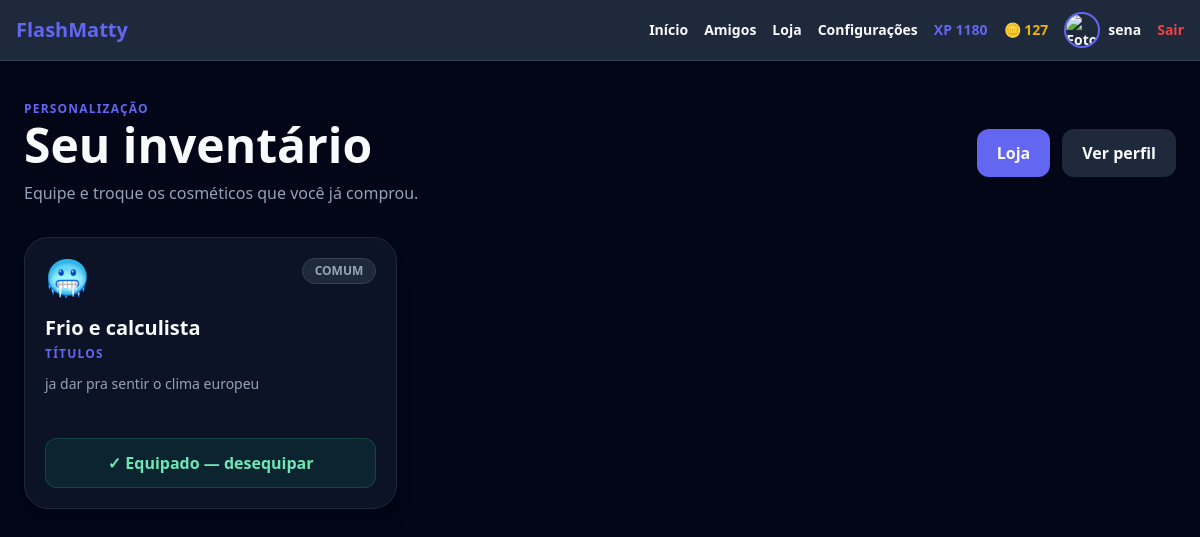
Screenshot of /loja/inventario (signed in) with the database file from the repository.
### models.py (models this page shows, shortened)
class Usuario(UserMixin, db.Model):
    __tablename__ = "usuario"
    id = db.Column(
        db.Integer,
        primary_key=True
    )
    nome = db.Column(
        db.String(80),
        nullable=False
    )
    username = db.Column(
        db.String(40),
        unique=True,
        nullable=False
    )
    senha = db.Column(
        db.String(255),
        nullable=False
    )
    xp = db.Column(
        db.Integer,
        nullable=False,
        default=0
    )
    moedas = db.Column(
        db.Integer,
        nullable=False,
        default=0
    )
    acertos = db.Column(
        db.Integer,
        nullable=False,
        default=0
    )
    erros = db.Column(
        db.Integer,
        nullable=False,
        default=0
    )
    criado_em = db.Column(
        db.DateTime,
        nullable=False,
        default=datetime.utcnow
    )

### loja/routes.py (the view)
@loja_bp.route(
    "/inventario"
)
@login_required
def inventario():
    comprados = (
        ids_comprados(
            current_user.id
        )
    )
    itens = [
        item
        for item in ITENS
        if item["id"]
        in comprados
    ]
    equipados = (
        equipado_por_tipo(
            current_user.id
        )
    )
    return render_template(
        "loja/inventario.html",
        itens=
            itens,
        tipos_label=
            TIPOS_LABEL,
        equipados=
            equipados
    )

### app.py (called while the page is built)
@login_manager.user_loader
def carregar_usuario(user_id):
    try:
        return db.session.get(
            Usuario,
            int(user_id)
        )
    except (
        ValueError,
        TypeError
    ):
        return None

### conquistas/routes.py (called while the page is built)
@conquistas_bp.app_context_processor
def contexto_conquistas():
    return {
        "conquistas_perfil":
            conquistas_perfil,
    }

### loja/catalogo.py (called while the page is built)
def obter_item(item_id):
    return ITENS_POR_ID.get(
        str(item_id or "").strip()
    )

### loja/models.py (called while the page is built, shortened)
    @classmethod
    def obter(
        cls,
        usuario_id,
        criar=False
    ):
        usuario_id = int(
            usuario_id
        )
        registro = (
            db.session.get(
                cls,
                usuario_id
            )
        )
        return registro

### loja/routes.py (called while the page is built)
def gerar_csrf_token():
    token = session.get(
        "_loja_csrf_token"
    )
    if not token:
        token = (
            secrets.token_urlsafe(
                32
            )
        )
        session[
            "_loja_csrf_token"
        ] = token
    return token

@loja_bp.app_context_processor
def contexto_loja():
    return {
        "loja_csrf_token":
            gerar_csrf_token,
        "loja_personalizacao":
            personalizacao_publica,
        "loja_tipos_label":
            TIPOS_LABEL,
    }

### loja/services.py (called while the page is built)
def ids_comprados(
    usuario_id
):
    registros = (
        CompraCosmetico.query
        .filter_by(
            usuario_id=
                int(usuario_id)
        )
        .all()
    )
    return {
        registro.item_id
        for registro in registros
    }

def personalizacao_publica(
    usuario_id
):
    registro = (
        PersonalizacaoPerfil.obter(
            usuario_id,
            criar=False
        )
    )
    resultado = {
        tipo: None
        for tipo in TIPOS
    }
    if not registro:
        return resultado
    for tipo, campo in (
        SLOT_POR_TIPO.items()
    ):
        item_id = getattr(
            registro,
            campo,
            None
        )
        if not item_id:
            continue
        item = obter_item(
            item_id
        )
        if (
            item
            and
            item["tipo"] == tipo
        ):
            resultado[
                tipo
            ] = item
    return resultado

### templates/loja/inventario.html (shortened to what this page needs)
{% extends "base.html" %}
{% block content %}
<div
    class="
        min-h-screen
        bg-slate-950
        text-white
        px-4
        py-8
        md:py-10
    "
>
    <div class="max-w-6xl mx-auto">
        <div
            class="
                flex
                flex-col
                md:flex-row
                md:items-center
                md:justify-between
                gap-5
            "
        >
            <div>
                <p
                    class="
                        text-indigo-400
                        uppercase
                        tracking-widest
                        font-black
                        text-xs
                    "
                >
                    Personalização
                </p>
                <h1
                    class="
                        text-3xl
                        md:text-5xl
                        font-black
                        mt-1
                    "
                >
                     Seu inventário
                </h1>
                <p
                    class="
                        text-slate-400
                        mt-3
                    "
                >
                    Equipe e troque os cosméticos
                    que você já comprou.
                </p>
            </div>
            <div
                class="
                    flex
                    flex-wrap
                    gap-3
                "
            >
                <a
                    href="{{ url_for('loja.index') }}"
                    class="
                        rounded-xl
                        bg-indigo-600
                        hover:bg-indigo-500
                        px-5
                        py-3
                        font-black
                        transition
                    "
                >
                     Loja
                </a>
                <a
                    href="{{ url_for(
                        'social.perfil',
                        username=current_user.username
                    ) }}"
                    class="
                        rounded-xl
                        bg-slate-800
                        hover:bg-slate-700
                        px-5
                        py-3
                        font-black
                        transition
                    "
                >
                     Ver perfil
                </a>
            </div>
        </div>
        {% if itens %}
        <div
            class="
                grid
                sm:grid-cols-2
                lg:grid-cols-3
                gap-4
                mt-8
            "
        >
            {% for item in itens %}
            <article
                class="
                    rounded-3xl
                    border
                    border-slate-800
                    bg-slate-900/80
                    p-5
                    shadow-xl
                "
            >
                <div
                    class="
                        flex
                        items-start
                        justify-between
                        gap-4
                    "
                >
                    <div class="text-4xl">
                        {{ item.icone }}
                    </div>
                    <span
                        class="
                            rounded-full
                            border
                            border-slate-700
                            bg-slate-800
                            px-3
                            py-1
                            text-xs
                            font-black
                            uppercase
                            {% if item.raridade == 'raro' %}
                                text-cyan-300
                            {% elif item.raridade == 'epico' %}
                                text-purple-300
                            {% elif item.raridade == 'lendario' %}
                                text-yellow-300
                            {% elif item.raridade == 'mitico' %}
                                text-pink-300
                            {% else %}
                                text-slate-300
                            {% endif %}
                        "
                    >
                        {{ item.raridade }}
                    </span>
                </div>
                <h2
                    class="
                        text-xl
                        font-black
                        mt-4
                    "
                >
                    {{ item.nome }}
                </h2>
                <p
                    class="
                        text-indigo-300
                        text-xs
                        font-black
                        uppercase
                        tracking-widest
                        mt-1
                    "
                >
                    {{ tipos_label[item.tipo] }}
                </p>
                <p
                    class="
                        text-slate-400
                        text-sm
                        mt-3
                        min-h-11
                    "
                >
                    {{ item.descricao }}
                </p>
                {% if equipados[item.tipo] == item.id %}
                <form
                    method="POST"
                    action="{{ url_for(
                        'loja.desequipar',
                        tipo=item.tipo
                    ) }}"
                    class="mt-5"
                >
                    <button
                        type="submit"
                        class="
                            w-full
                            rounded-xl
                            bg-emerald-500/10
                            hover:bg-red-500/10
                            border
                            border-emerald-400/20
                            hover:border-red-400/20
                            text-emerald-300
                            hover:text-red-300
                            px-4
                            py-3
                            font-black
                            transition
                        "
                    >
                        ✓ Equipado — desequipar
                    </button>
                </form>
                {% endif %}
            </article>
            {% endfor %}
        </div>
        {% endif %}
    </div>
</div>
{% endblock %}

### templates/base.html (shortened to what this page needs)
<!DOCTYPE html>
<html lang="pt-BR">
<head>
    <script src="https://cdn.tailwindcss.com"></script>
</head>
<body
    class="
        app-body
        min-h-screen
    "
>
{% if current_user.is_authenticated %}
<header
    class="
        app-header
        border-b
        sticky
        top-0
        z-50
        backdrop-blur-xl
    "
>
    <div
        class="
            max-w-7xl
            mx-auto
            px-4
            py-3
            flex
            flex-wrap
            gap-4
            items-center
            justify-between
        "
    >
        <a
            href="{{ url_for('dashboard') }}"
            class="
                app-logo
                font-black
                text-xl
                transition
            "
        >
            FlashMatty
        </a>
        <nav
            class="
                flex
                flex-wrap
                items-center
                justify-end
                gap-3
                sm:gap-4
                text-sm
                font-bold
            "
        >
            <a
                href="{{ url_for('dashboard') }}"
                class="app-nav-link transition"
            >
                Início
            </a>
            <a
                href="{{ url_for('social.amigos') }}"
                class="
                    app-nav-link
                    relative
                    transition
                "
            >
                Amigos
            </a>
            <a
                href="{{ url_for('loja.index') }}"
                class="
                    app-nav-link
                    transition
                "
                title="Loja"
            >
                <span class="">
                    Loja
                </span>
            </a>
            <a
                href="{{ url_for('configuracoes') }}"
                class="
                    app-nav-link
                    transition
                "
                title="Configurações"
            >
                <span class="">
                    Configurações
                </span>
            </a>
            <span
                class="
                    text-indigo-500
                    whitespace-nowrap
                "
            >
                XP {{ current_user.xp or 0 }}
            </span>
            <span
                class="
                    text-yellow-500
                    whitespace-nowrap
                "
            >
                🪙 {{ current_user.moedas or 0 }}
            </span>
            <a
                href="{{ url_for(
                    'social.perfil',
                    username=current_user.username
                ) }}"
                class="
                    app-nav-link
                    flex
                    items-center
                    gap-2
                    transition
                "
            >
                <img
                    src="{{ url_for(
                        'social.foto_perfil',
                        usuario_id=current_user.id
                    ) }}"
                    alt="Foto de {{ current_user.nome }}"
                    class="
                        app-avatar
                        w-9
                        h-9
                        rounded-full
                        object-cover
                        border-2
                    "
                >
                <span class="hidden sm:inline">
                    {{ current_user.nome }}
                </span>
            </a>
            <a
                href="{{ url_for('logout') }}"
                class="
                    text-red-500
                    hover:text-red-400
                    transition
                "
            >
                Sair
            </a>
        </nav>
    </div>
</header>
{% endif %}
<main>
    {% block content %}
    {% endblock %}
</main>
</body>
</html>

### templates/base.html (style rules this page uses)
:root { --fm-primary: #6366f1; --fm-bg: #0f172a; --fm-card: #1e293b; --fm-surface: #334155; --fm-text: #f8fafc; --fm-muted: #94a3b8; --fm-border: #334155; --fm-on-primary: #ffffff; }
html, body { transition: background-color .20s ease, color .20s ease; }
body { background-color: var(--fm-bg) !important; color: var(--fm-text) !important; }
.app-header { background-color: var(--fm-card) !important; border-color: var(--fm-border) !important; color: var(--fm-text) !important; }
.app-logo { color: var(--fm-primary) !important; }
.app-nav-link { color: var(--fm-text) !important; }
.app-avatar { border-color: var(--fm-primary) !important; }
.bg-white, .bg-slate-800 { background-color: var(--fm-card) !important; }
.text-slate-300, .text-slate-400, .text-slate-500, .text-slate-600 { color: var(--fm-muted) !important; }
.text-white { color: var(--fm-text) !important; }
.border-slate-100, .border-slate-200, .border-slate-300, .border-slate-600, .border-slate-700 { border-color: var(--fm-border) !important; }
.bg-indigo-500, .bg-indigo-600, .bg-indigo-700 { background-color: var(--fm-primary) !important; }
.text-indigo-300, .text-indigo-400, .text-indigo-500, .text-indigo-600, .text-indigo-700 { color: var(--fm-primary) !important; }
html[data-theme="dark"] { color-scheme: dark; }
html:not(.reduzir-animacoes) { scroll-behavior: smooth; }

### rows the page displays
Usuario: xp "1180", moedas "127", nome "sena"

### other values shown
{{ item.icone }} "🥶"
{{ item.raridade }} "COMUM"
{{ item.nome }} "Frio e calculista"
{{ tipos_label[item.tipo] }} "TÍTULOS"
{{ item.descricao }} "ja dar pra sentir o clima europeu"
